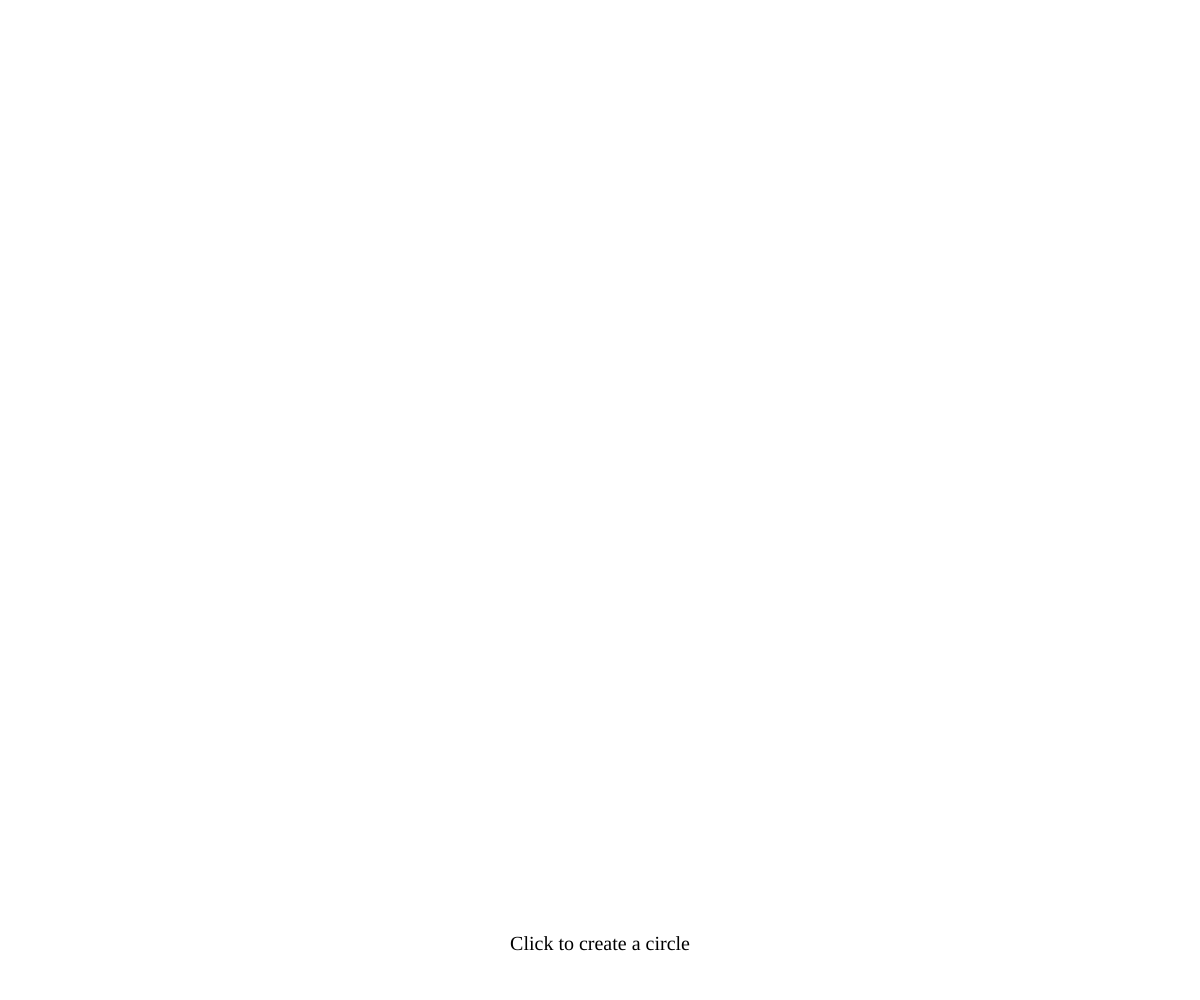
Frame 1 (no input)
Frame 60 (no input): identical to frame 1, image omitted
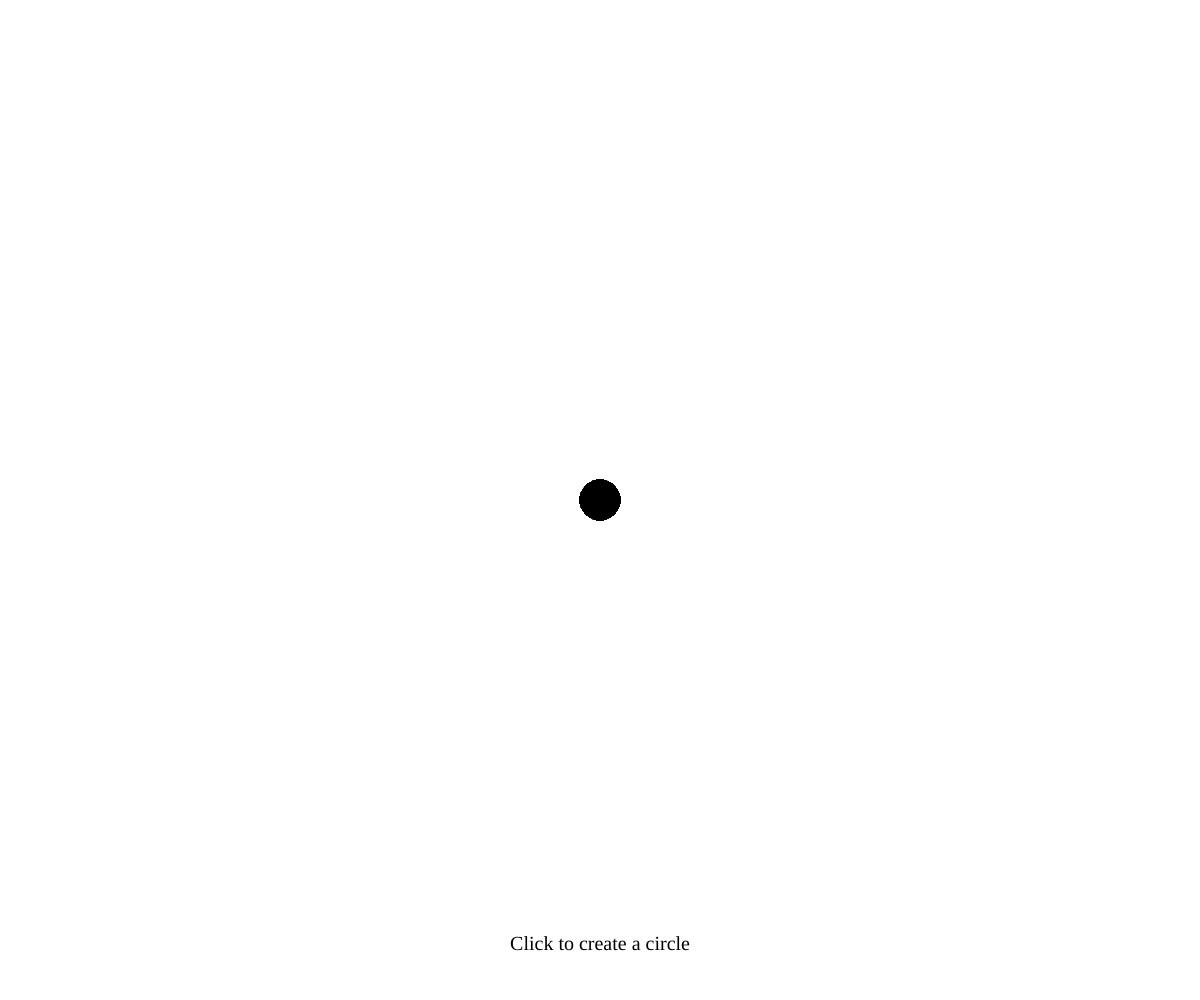
Frame 120 (the mouse pressed at the canvas centre since frame 60)

The p5.js sketch that drew these frames (run headless with seeded random() and noise() and a simulated clock; from frame 60 on, the mouse is pressed at the canvas centre):

// p5.js sketch
// ── sketch.js
function setup() {
  createCanvas(windowWidth, windowHeight)
  fill(0);

  drawInstructions();
}

function drawInstructions() {
  textFont('Myriad Pro, Arial, sans-serif');
  textSize(20);
  textAlign('center');
  text('Click to create a circle', width / 2, height - 50);
}

function draw() {
  if (mouseIsPressed) {
    ellipse(mouseX, mouseY, 40, 40)
  }
}
